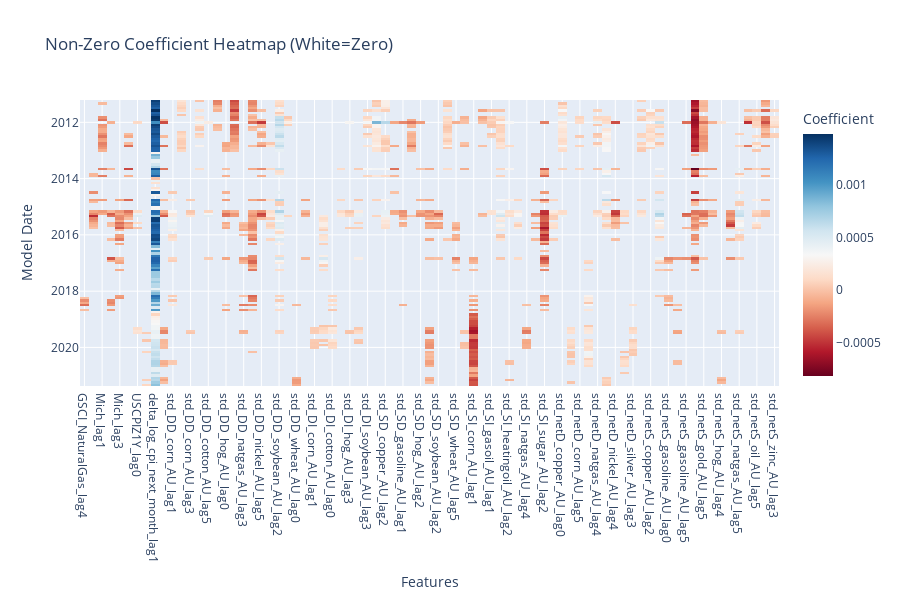
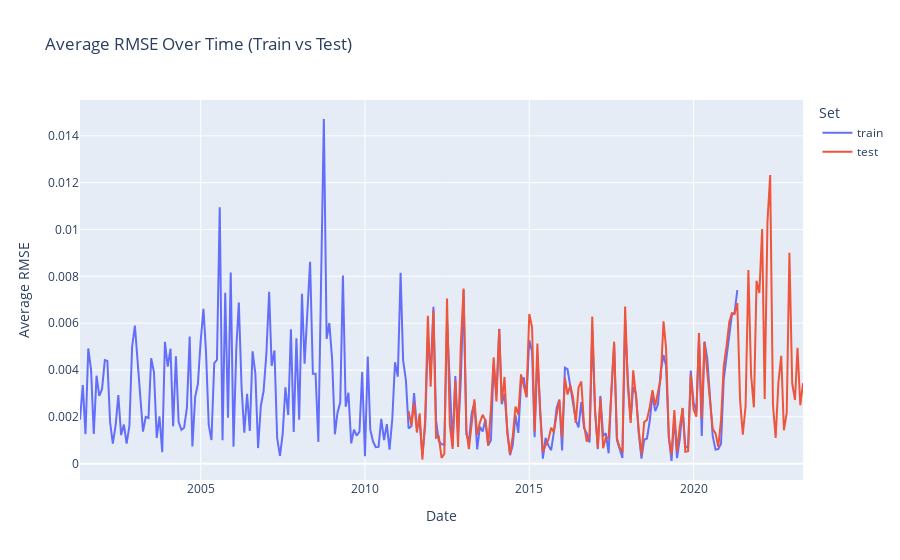

Write notebook code for charts like these, in order.
### Code cell
from multi_model_test import EvaluationMultiModel
multi = EvaluationMultiModel(df=df,folder="lassocv_all_features_lag5_lead1_20250718_190325")
coef_df = multi.get_non_zero_coef_matrix()
# Drop columns with fewer than 5 non-NaN values
coef_df = coef_df.loc[:, coef_df.count() >= 5]
multi.plot_coef_heatmap(coef_df=coef_df)
multi.plot_average_rmse_over_time()

### Figure 1 — Plotly figure (JSON) as saved in the notebook; plotly's stock layout.template omitted (floating-point values rounded to 4 significant figures; data arrays with more than 128 entries replaced by an {"elided": "..."} marker saying what was removed)
{"data": [{"coloraxis": "coloraxis", "colorscale": [[0, "rgb(0,0,255)"], [0.25, "rgb(173,216,230)"], [0.5, "rgb(255,255,255)"], [0.75, "rgb(255,182,193)"], [1, "rgb(255,0,0)"]], "hovertemplate": "Features: %{x}<br>Model Date: %{y}<br>Coefficient: %{z}<extra></extra>", "name": "0", "type": "heatmap", "x": ["GSCI_NaturalGas_lag4", "GSCI_UnleadedGasoline_lag2", "Mich_lag1", "Mich_lag2", "Mich_lag3", "Mich_lag5", "USCPIZ1Y_lag0", "USCPIZ2Y_lag0", "delta_log_cpi_next_month_lag1", "delta_log_cpi_next_month_lag3", "std_DD_corn_AU_lag1", "std_DD_corn_AU_lag2", "std_DD_corn_AU_lag3", "std_DD_cotton_AU_lag3", "std_DD_cotton_AU_lag5", "std_DD_gasoil_AU_lag0", "std_DD_hog_AU_lag0", "std_DD_natgas_AU_lag0", "std_DD_natgas_AU_lag3", "std_DD_nickel_AU_lag0", "std_DD_nickel_AU_lag5", "std_DD_soybean_AU_lag1", "std_DD_soybean_AU_lag2", "std_DD_soybean_AU_lag3", "std_DD_wheat_AU_lag0", "std_DI_aluminium_AU_lag1", "std_DI_corn_AU_lag1", "std_DI_corn_AU_lag2", "std_DI_cotton_AU_lag0", "std_DI_gasoil_AU_lag4", "std_DI_hog_AU_lag3", "std_DI_silver_AU_lag4", "std_DI_soybean_AU_lag3", "std_SD_cattle_AU_lag5", "std_SD_copper_AU_lag2", "std_SD_cotton_AU_lag2", "std_SD_gasoline_AU_lag1", "std_SD_heatingoil_AU_lag0", "std_SD_hog_AU_lag2", "std_SD_silver_AU_lag2", "std_SD_soybean_AU_lag2", "std_SD_soybean_AU_lag5", "std_SD_wheat_AU_lag5", "std_SI_corn_AU_lag0", "std_SI_corn_AU_lag1", "std_SI_cotton_AU_lag4", "std_SI_gasoil_AU_lag1", "std_SI_gold_AU_lag4", "std_SI_heatingoil_AU_lag2", "std_SI_heatingoil_AU_lag3", "std_SI_natgas_AU_lag4", "std_SI_silver_AU_lag0", "std_SI_sugar_AU_lag2", "std_SI_wheat_AU_lag5", "std_netD_copper_AU_lag0", "std_netD_copper_AU_lag4", "std_netD_corn_AU_lag5", "std_netD_hog_AU_lag0", "std_netD_natgas_AU_lag4", "std_netD_nickel_AU_lag0", "std_netD_nickel_AU_lag4", "std_netD_oil_AU_lag0", "std_netD_silver_AU_lag3", "std_netS_cattle_AU_lag5", "std_netS_copper_AU_lag2", "std_netS_gasoil_AU_lag3", "std_netS_gasoline_AU_lag0", "std_netS_gasoline_AU_lag1", "std_netS_gasoline_AU_lag5", "std_netS_gold_AU_lag4", "std_netS_gold_AU_lag5", "std_netS_heatingoil_AU_lag3", "std_netS_hog_AU_lag4", "std_netS_natgas_AU_lag0", "std_netS_natgas_AU_lag5", "std_netS_oil_AU_lag1", "std_netS_oil_AU_lag5", "std_netS_zinc_AU_lag1", "std_netS_zinc_AU_lag3"], "xaxis": "x", "y": ["2011-04", "2011-05", "2011-06", "2011-07", "2011-08", "2011-09", "2011-10", "2011-11", "2011-12", "2012-01", "2012-02", "2012-03", "2012-04", "2012-05", "2012-06", "2012-07", "2012-08", "2012-09", "2012-10", "2012-11", "2012-12", "2013-01", "2013-02", "2013-03", "2013-04", "2013-05", "2013-06", "2013-07", "2013-08", "2013-09", "2013-10", "2013-11", "2013-12", "2014-01", "2014-02", "2014-03", "2014-04", "2014-05", "2014-06", "2014-07", "2014-08", "2014-09", "2014-10", "2014-11", "2014-12", "2015-01", "2015-02", "2015-03", "2015-04", "2015-05", "2015-06", "2015-07", "2015-08", "2015-09", "2015-10", "2015-11", "2015-12", "2016-01", "2016-02", "2016-03", "2016-04", "2016-05", "2016-06", "2016-07", "2016-08", "2016-09", "2016-10", "2016-11", "2016-12", "2017-01", "2017-02", "2017-03", "2017-04", "2017-05", "2017-06", "2017-07", "2017-08", "2017-09", "2017-10", "2017-11", "2017-12", "2018-01", "2018-02", "2018-03", "2018-04", "2018-05", "2018-06", "2018-07", "2018-08", "2018-09", "2018-10", "2018-11", "2018-12", "2019-01", "2019-02", "2019-03", "2019-04", "2019-05", "2019-06", "2019-07", "2019-08", "2019-09", "2019-10", "2019-11", "2019-12", "2020-01", "2020-02", "2020-03", "2020-04", "2020-05", "2020-06", "2020-07", "2020-08", "2020-09", "2020-10", "2020-11", "2020-12", "2021-01", "2021-02", "2021-03", "2021-04", "2021-05"], "yaxis": "y", "z": {"elided": "122x79 float values"}, "zmax": 0.001483, "zmin": -0.0008171}], "layout": {"coloraxis": {"cmax": 0.001483, "cmin": -0.0008171, "colorbar": {"title": {"text": "Coefficient"}}, "colorscale": [[0, "rgb(103,0,31)"], [0.1, "rgb(178,24,43)"], [0.2, "rgb(214,96,77)"], [0.3, "rgb(244,165,130)"], [0.4, "rgb(253,219,199)"], [0.5, "rgb(247,247,247)"], [0.6, "rgb(209,229,240)"], [0.7, "rgb(146,197,222)"], [0.8, "rgb(67,147,195)"], [0.9, "rgb(33,102,172)"], [1, "rgb(5,48,97)"]]}, "height": 600, "title": {"text": "Non-Zero Coefficient Heatmap (White=Zero)"}, "width": 900, "xaxis": {"anchor": "y", "domain": [0, 1], "title": {"text": "Features"}}, "yaxis": {"anchor": "x", "autorange": "reversed", "domain": [0, 1], "title": {"text": "Model Date"}}}}

### Figure 2 — Plotly figure (JSON) as saved in the notebook; plotly's stock layout.template omitted (floating-point values rounded to 4 significant figures; data arrays with more than 128 entries replaced by an {"elided": "..."} marker saying what was removed)
{"data": [{"hovertemplate": "Set=train<br>Date=%{x}<br>Average RMSE=%{y}<extra></extra>", "legendgroup": "train", "line": {"color": "#636efa", "dash": "solid"}, "marker": {"symbol": "circle"}, "mode": "lines", "name": "train", "orientation": "v", "showlegend": true, "type": "scatter", "x": {"elided": "265 str values"}, "xaxis": "x", "y": {"elided": "265 float values"}, "yaxis": "y"}, {"hovertemplate": "Set=test<br>Date=%{x}<br>Average RMSE=%{y}<extra></extra>", "legendgroup": "test", "line": {"color": "#EF553B", "dash": "solid"}, "marker": {"symbol": "circle"}, "mode": "lines", "name": "test", "orientation": "v", "showlegend": true, "type": "scatter", "x": {"elided": "265 str values"}, "xaxis": "x", "y": {"elided": "265 float values"}, "yaxis": "y"}], "layout": {"legend": {"title": {"text": "Set"}, "tracegroupgap": 0}, "title": {"text": "Average RMSE Over Time (Train vs Test)"}, "xaxis": {"anchor": "y", "domain": [0, 1], "title": {"text": "Date"}}, "yaxis": {"anchor": "x", "domain": [0, 1], "title": {"text": "Average RMSE"}}}}
